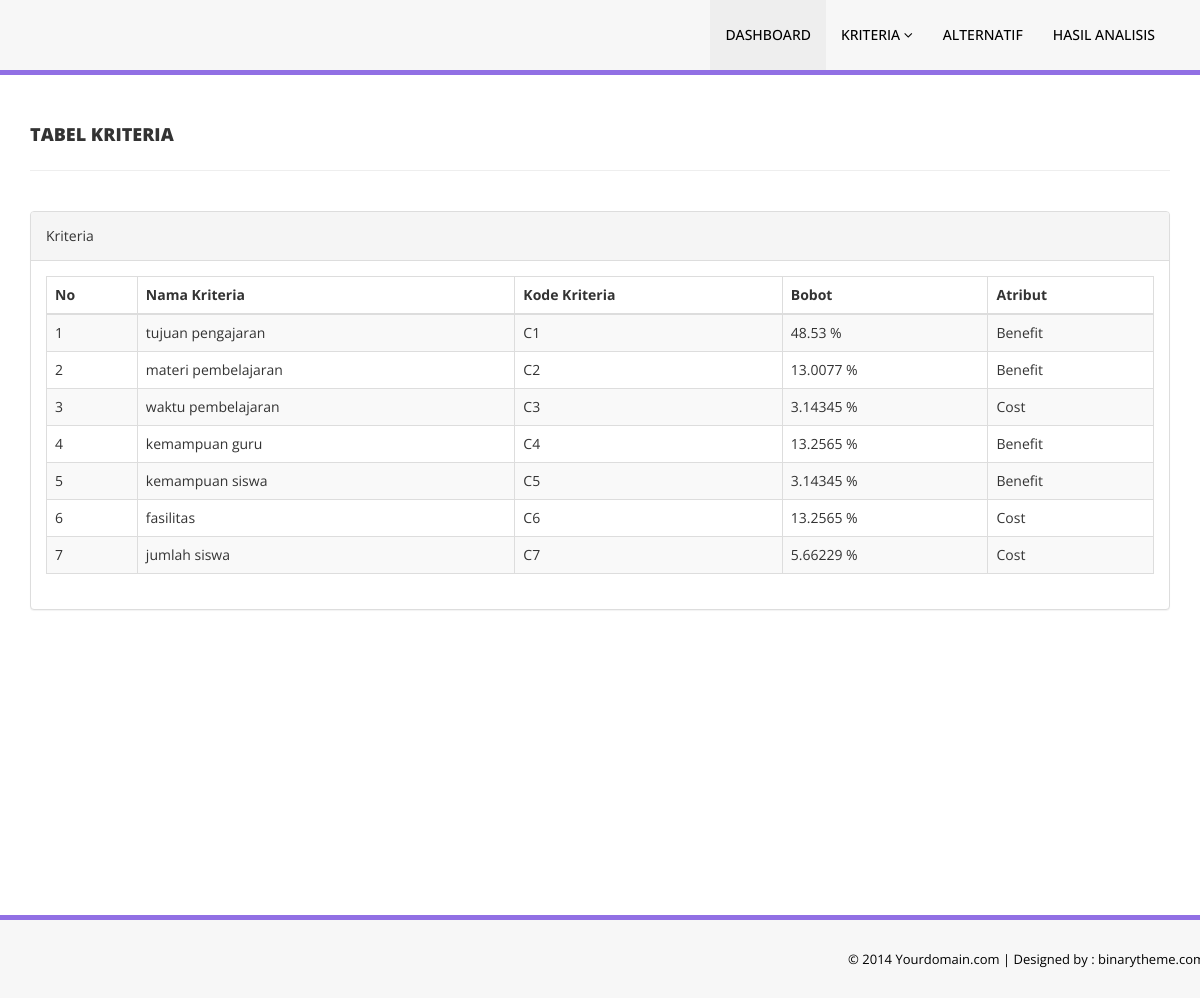
Page /kriteria.php on the committed database.
### tables this page shows
CREATE TABLE `tab_kriteria` (
  `id_kriteria` varchar(10) NOT NULL,
  `nama_kriteria` varchar(50) NOT NULL,
  `bobot` float NOT NULL,
  `kode_kriteria` varchar(100) NOT NULL,
  `atribut` varchar(100) NOT NULL
);

### kriteria.php (the view, shortened to what this page needs)
<!DOCTYPE html>
<html xmlns="http://www.w3.org/1999/xhtml">
<?php include "koneksi.php" ?>
<head>
    <link href="assets/css/bootstrap.css" rel="stylesheet" />
    <link href="assets/css/font-awesome.css" rel="stylesheet" />
    <link href="assets/css/style.css" rel="stylesheet" />
</head>
<body>
<?php include "menu.php" ?>
     <div class="content-wrapper">
        <div class="container">
            <div class="row pad-botm">
                <div class="col-md-12">
                    <h4 class="header-line">Tabel Kriteria</h4>
                </div>
            </div>
            <div class="row">
                <div class="col-md-12">
                    <div class="panel panel-default">
                        <div class="panel-heading">
                            Kriteria
                        </div>
                        <div class="panel-body">
                            <div class="table-responsive">
                                <table class="table table-striped table-bordered table-hover">
                                    <thead>
                                        <tr>
                                            <th>No</th>
                                            <th align="center">Nama Kriteria</th>
                                            <th>Kode Kriteria</th>
                                            <th>Bobot</th>
                                            <th>Atribut</th>
                                        </tr>
                                    </thead>
                                    <tbody>
                                    <?php
                                    $sql = $koneksi->query('SELECT * FROM tab_kriteria');
                                    while ($row = $sql->fetch_assoc()) {
                                    ?>
                                        <tr>
                                            <td><?php echo $row['id_kriteria'] ?></td>
                                            <td><?php echo $row['nama_kriteria'] ?></td>
                                            <td><?php echo $row['kode_kriteria'] ?></td>
                                            <td><?php echo ($row['bobot'] * 100) ?> %</td>
                                            <td><?php echo $row['atribut'] ?></td>
                                        </tr>
                                    <?php
                                    }
                                    ?>
                                    </tbody>
                                </table>
                            </div>
                        </div>
                    </div>
                </div>
            </div>
        </div>
    </div>
    <section class="footer-section">
        <div class="container">
            <div class="row">
                <div class="col-md-12">
                   &copy; 2014 Yourdomain.com |<a href="http://www.binarytheme.com/" target="_blank"  > Designed by : binarytheme.com</a>
                </div>
            </div>
        </div>
    </section>
</body>
</html>

### assets/css/style.css (style rules this page uses)
.content-wrapper { margin-top: 40px; min-height:800px; padding-bottom:90px; }
.header-line { font-weight:900; padding-bottom:25px; border-bottom:1px solid #eeeeee; text-transform:uppercase; }
.pad-botm { padding-bottom:30px; }
.footer-section { padding:25px 50px 25px 50px; color:#000; font-size:13px; background-color: #f7f7f7; text-align:right; border-top:5px solid #9170E4; }
.footer-section a, .footer-section a:hover { color:#000; }

### rows in the picture
tab_kriteria: id_kriteria "1", nama_kriteria "tujuan pengajaran", kode_kriteria "C1", $row['bobot']*100 "48.53", atribut "Benefit"
tab_kriteria: id_kriteria "2", nama_kriteria "materi pembelajaran", kode_kriteria "C2", $row['bobot']*100 "13.0077", atribut "Benefit"
tab_kriteria: id_kriteria "3", nama_kriteria "waktu pembelajaran", kode_kriteria "C3", $row['bobot']*100 "3.14345", atribut "Cost"
tab_kriteria: id_kriteria "4", nama_kriteria "kemampuan guru", kode_kriteria "C4", $row['bobot']*100 "13.2565", atribut "Benefit"
tab_kriteria: id_kriteria "5", nama_kriteria "kemampuan siswa", kode_kriteria "C5", $row['bobot']*100 "3.14345", atribut "Benefit"
tab_kriteria: id_kriteria "6", nama_kriteria "fasilitas", kode_kriteria "C6", $row['bobot']*100 "13.2565", atribut "Cost"
tab_kriteria: id_kriteria "7", nama_kriteria "jumlah siswa", kode_kriteria "C7", $row['bobot']*100 "5.66229", atribut "Cost"
